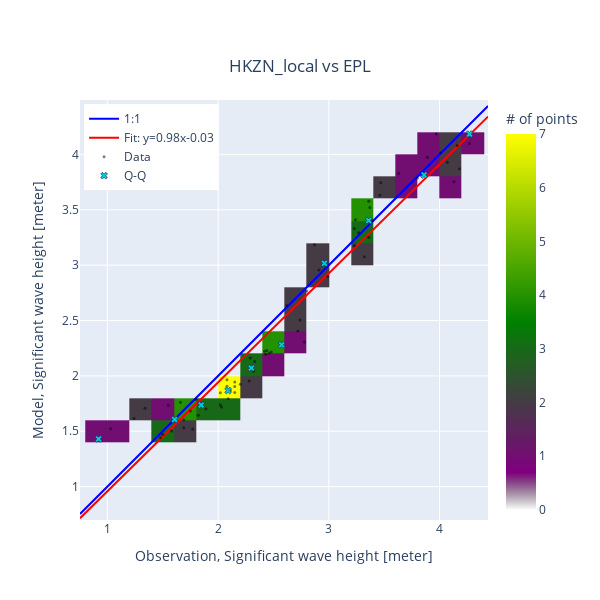

Notebook code cell kept with this figure:
### Code cell
cc["EPL"].scatter(show_hist=True, backend='plotly', width=600, height=600); #,xlim=[-1,11])
